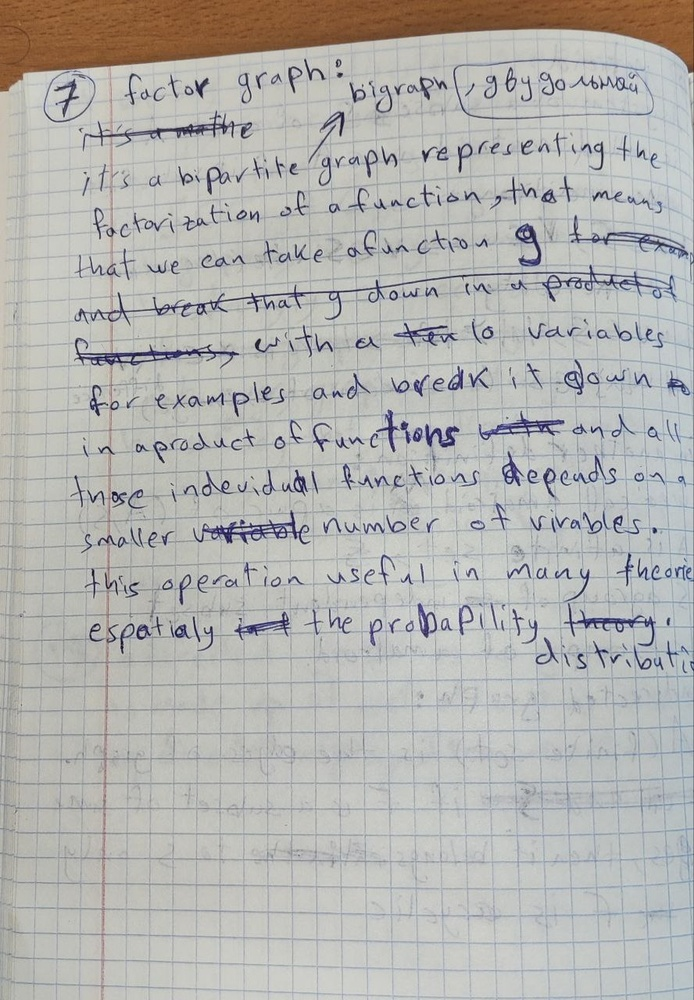
#> input picture Binarization of documents/dataset/input/before distortion/5.jpg, 694 x 1000 px, shrunk from 888 x 1280 before the run, found by its file name
$ python modifiedNiblack.py
#> lines starting #> are read from the running program, lines starting #| are printed output that depends on the picture
import cv2
import numpy as np
import copy

inputImage = cv2.imread('D:\mipt\\5-2\image analysis\Dataset\input\\5.jpg', 0)

wx = 11
wy = 11
x, y = [2 * wx + 1, 2 * wy + 1]
sizeOfKernal = x * y
k = -0.2
a = 0
outputImage = copy.deepcopy(inputImage)
img = copy.deepcopy(inputImage)
img = img.astype('float64')
kernel = np.ones((x, y), np.float32) / sizeOfKernal
meanOfImage = cv2.filter2D(inputImage, -1, kernel)
squaresOfPixels = np.square(inputImage.astype('float64'))
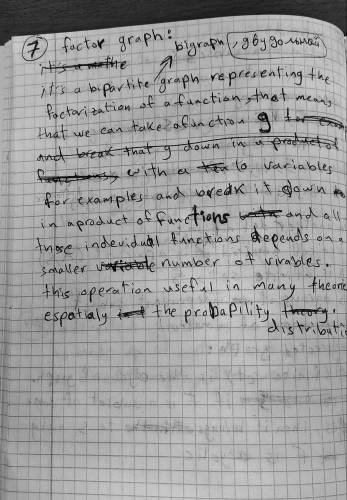
#> squaresOfPixels: shape (1000, 694) float64 (shown at 1/2 size); min 81, max 54289, mean 33216; drawn with min black and max white
meanOfSquares = cv2.filter2D(squaresOfPixels, -1, kernel)
deviationOfImage = cv2.sqrt(meanOfSquares - meanOfImage)

# for the douple window
newX, newY = [4 * wx + 1, 4 * wy + 1]
sizeOfKernal = newX * newY
newKernel = np.ones((newX, newY), np.float32) / sizeOfKernal
newMeanOfImage = cv2.filter2D(inputImage, -1, newKernel)
newSquaresOfPixels = np.square(inputImage.astype('float64'))
newMeanOfSquares = cv2.filter2D(newSquaresOfPixels, -1, newKernel)
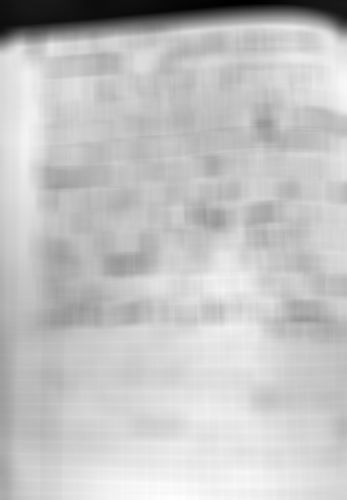
#> newMeanOfSquares: shape (1000, 694) float64 (shown at 1/2 size); min 7707.8, max 41107.6, mean 33225.9; drawn with min black and max white
newDeviationOfImage = cv2.sqrt(newMeanOfSquares - newMeanOfImage)
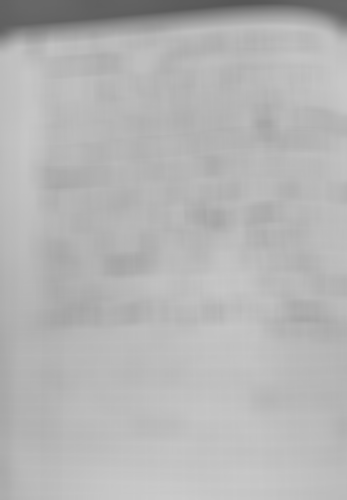
#> newDeviationOfImage: shape (1000, 694) float64 (shown at 1/2 size); min 87.29, max 202.2, mean 180.9


difference = (img - meanOfImage) ** 2
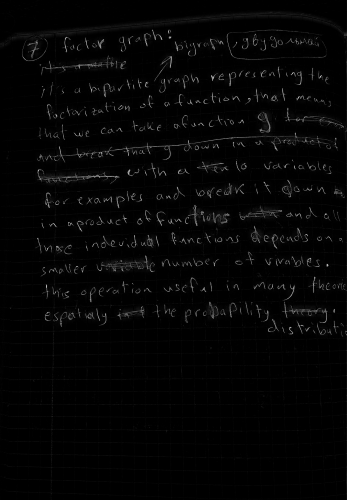
#> difference: shape (1000, 694) float64 (shown at 1/2 size); min 0, max 26569, mean 540.7; drawn with min black and max white

varianceOfImage = cv2.filter2D(difference, -1, kernel)
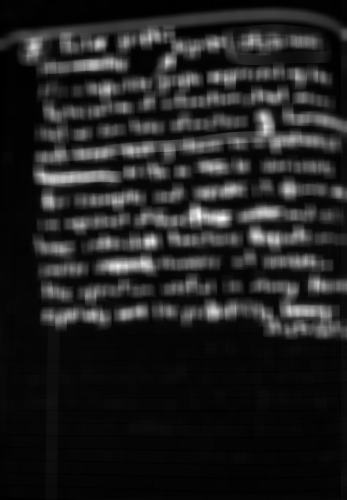
#> varianceOfImage: shape (1000, 694) float64 (shown at 1/2 size); min 5.31, max 3955.4, mean 539.4; drawn with min black and max white
# print(varianceOfImage)
o = 0
for i in range(inputImage.shape[0]):
    for j in range(inputImage.shape[1]):
        localMean = meanOfImage[i, j]
        localDeviation = deviationOfImage[i, j]
        localThreshold = localMean + k * localDeviation + a

        if varianceOfImage[i, j] < localThreshold:
            newLocalMean = newMeanOfImage[i, j]
            newLocalDeviation = newDeviationOfImage[i, j]
            localThreshold = newLocalMean + k * newLocalDeviation + a
            if inputImage[i, j] < localThreshold:
                outputImage[i, j] = 0
            else:
                outputImage[i, j] = 255
        else:
            if inputImage[i, j] < localThreshold:
                outputImage[i, j] = 0
            else:
                outputImage[i, j] = 255
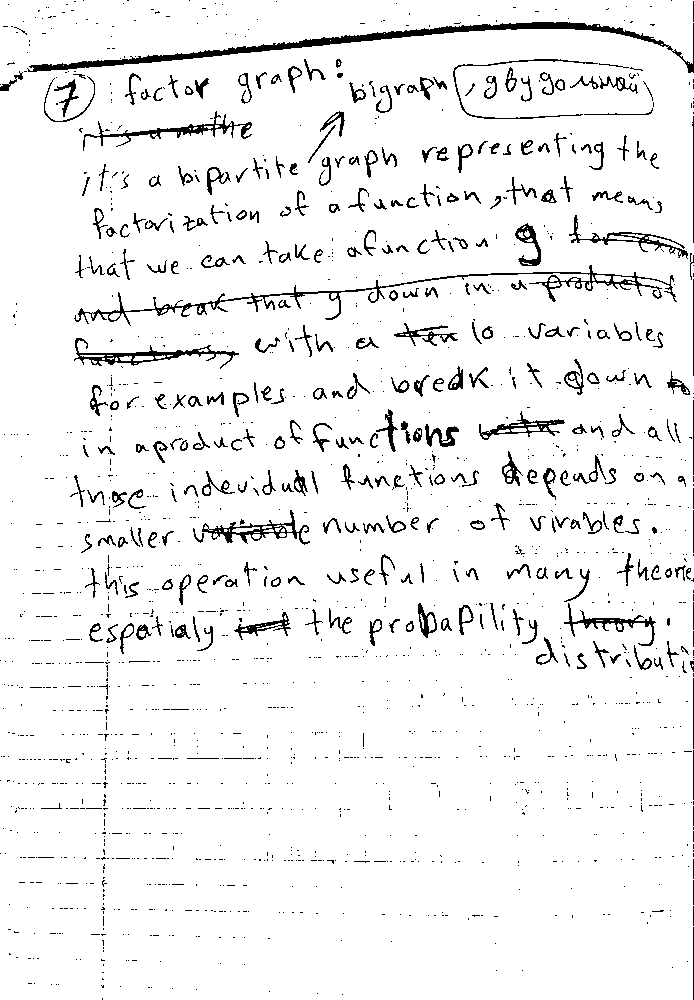
#> outputImage: shape (1000, 694); 94.2% white; black in thin lines or dots
#> after the loop, newLocalDeviation = 187.8; newLocalMean = 188
print(o)
cv2.imshow('output', outputImage)
cv2.waitKey(0)

$ run again, with Binarization of documents/dataset/input/before distortion/1.jpg copied over Binarization of documents/dataset/input/before distortion/5.jpg
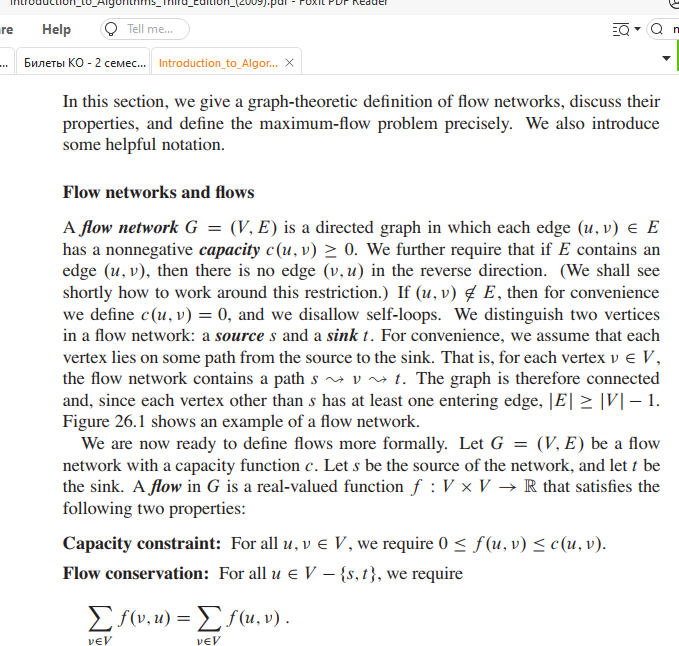
#> input picture Binarization of documents/dataset/input/before distortion/1.jpg, 679 x 646 px, found by its file name
#> `varianceOfImage = cv2.filter2D(difference, -1, kernel)`:
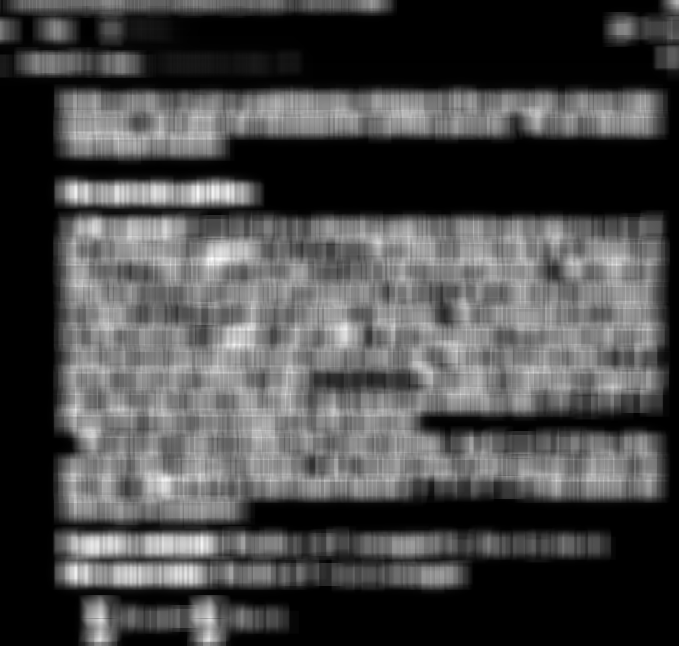
#> varianceOfImage: shape (646, 679) float64; min -1.82e-12, max 6585.4, mean 1880.9; drawn with min black and max white
#> after the loop `for i in range(inputImage.shape[0]):`:
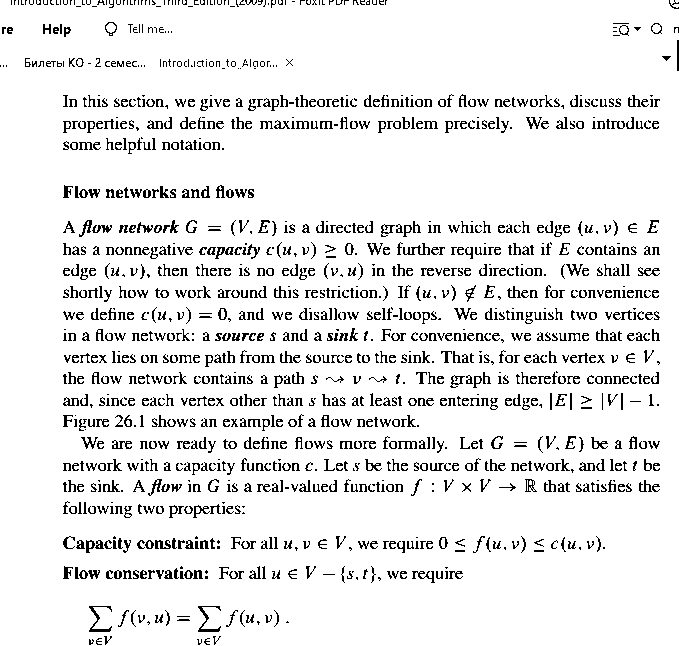
#> outputImage: shape (646, 679); 91.5% white; black in thin lines or dots
#> after the loop `for i in range(inputImage.shape[0]):`: newLocalDeviation = 254.5; newLocalMean = 255

$ run again, with Binarization of documents/dataset/input/before distortion/2.jpg copied over Binarization of documents/dataset/input/before distortion/5.jpg
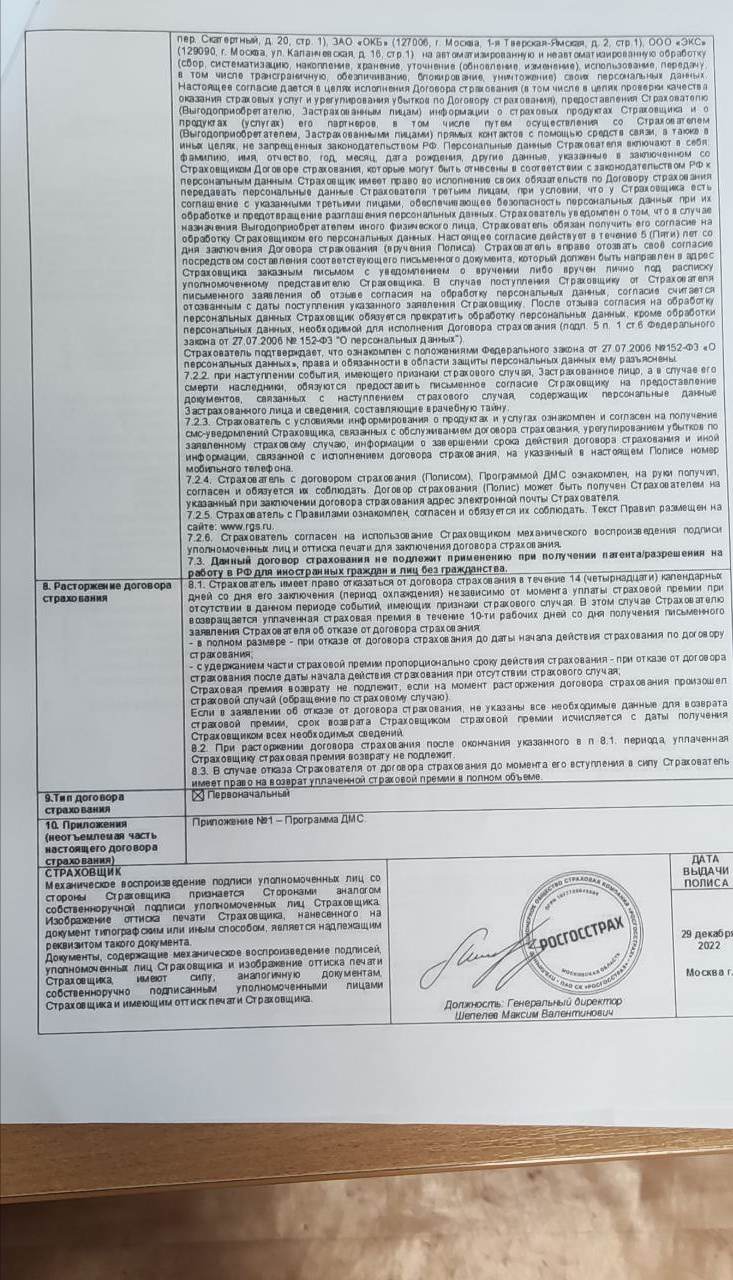
#> input picture Binarization of documents/dataset/input/before distortion/2.jpg, 733 x 1280 px, found by its file name
#> `varianceOfImage = cv2.filter2D(difference, -1, kernel)`:
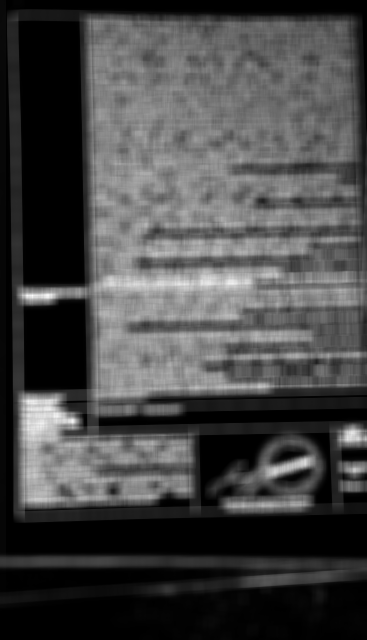
#> varianceOfImage: shape (1280, 733) float64 (shown at 1/2 size); min 2.98e-14, max 3178.8, mean 876.5; drawn with min black and max white
#> after the loop `for i in range(inputImage.shape[0]):`:
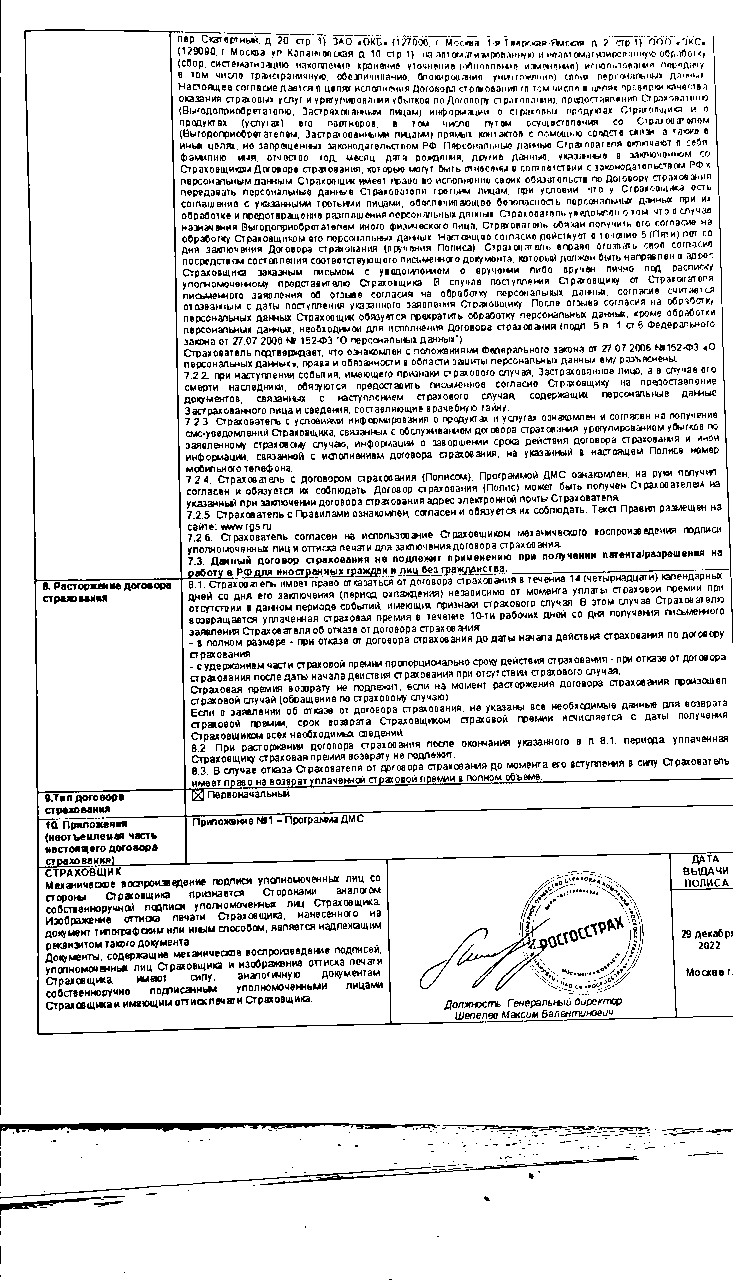
#> outputImage: shape (1280, 733); 87.9% white; black in thin lines or dots
#> after the loop `for i in range(inputImage.shape[0]):`: newLocalDeviation = 176.1; newLocalMean = 176
